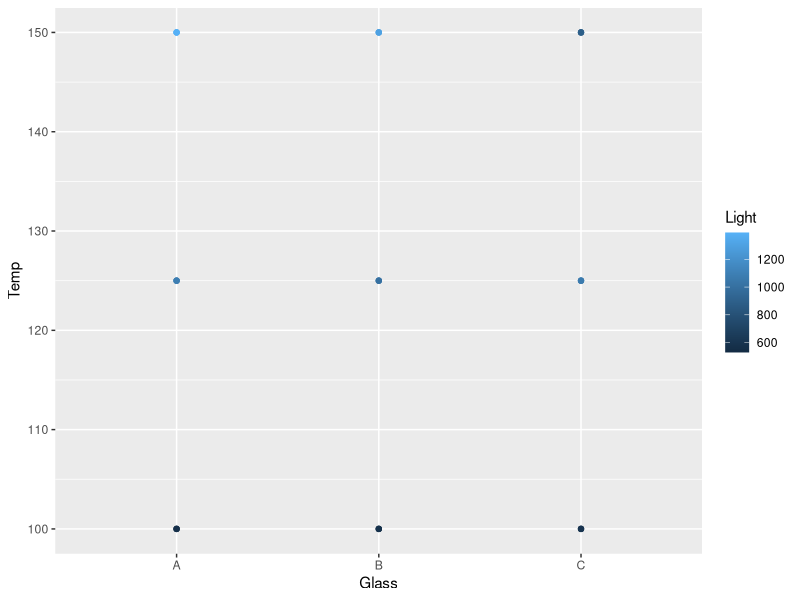

Recreate this plot in R.
#Jawaban Soal NO 4

#Sub bagian A
library(ggplot2)

# Membuat dataframe dari data yang diberikan
data <- data.frame(
  Glass = c("A", "A", "A", "B", "B", "B", "C", "C", "C", "A", "A", "A", "B", "B", "B", "C", "C", "C", "A", "A", "A", "B", "B", "B", "C", "C", "C"),
  Temp = c(100, 100, 100, 100, 100, 100, 100, 100, 100, 125, 125, 125, 125, 125, 125, 125, 125, 125, 150, 150, 150, 150, 150, 150, 150, 150, 150),
  Light = c(580, 568, 570, 550, 530, 579, 546, 575, 599, 1090, 1087, 1085, 1070, 1035, 1000, 1045, 1053, 1066, 1392, 1380, 1386, 1328, 1312, 1299, 867, 904, 889)
)

# Membuat plot scatter dengan warna berdasarkan keluaran cahaya
ggplot(data, aes(x = Glass, y = Temp, color = Light)) +
  geom_point() +
  labs(x = "Glass", y = "Temp", color = "Light")

#Sub bagian B
# Melakukan uji ANOVA dua arah
anova_result <- aov(Light ~ Glass * Temp, data = data)

# Menampilkan hasil uji ANOVA
summary(anova_result)

#Sub bagian C
# Menghitung mean dan standar deviasi keluaran cahaya untuk setiap perlakuan
table_result <- aggregate(Light ~ Glass + Temp, data = data, FUN = function(x) c(mean = mean(x), sd = sd(x)))

# Menampilkan tabel
table_result